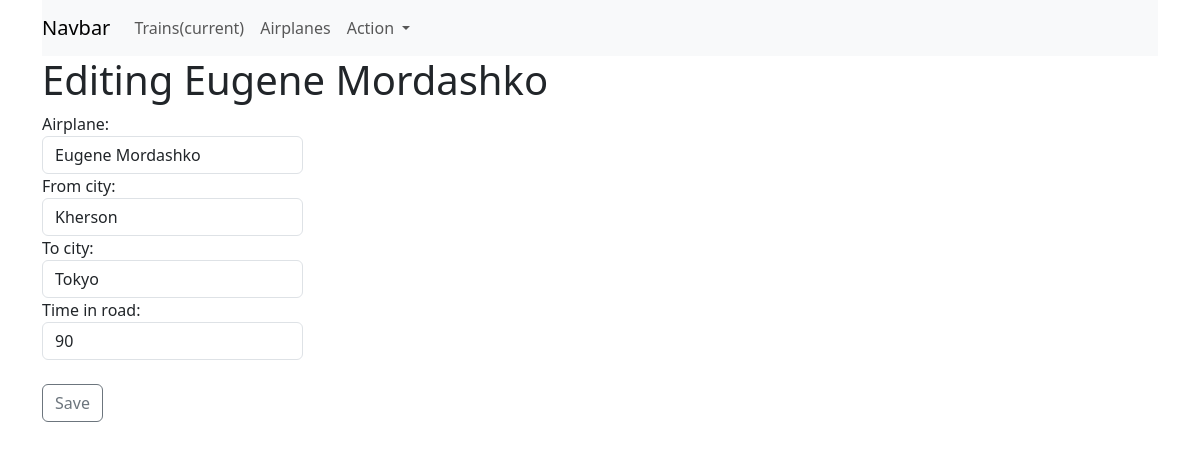
/airplane/update/13/, run on the app's committed database.
### wagon/models.py (models this page shows, shortened)
class Airplane(models.Model):
    name = models.CharField(max_length=50, unique=True, verbose_name="Airplane")
    from_city = models.ForeignKey(City, on_delete=models.CASCADE, related_name='from_city_set', verbose_name="From city")
    to_city = models.ForeignKey(City, on_delete=models.CASCADE, related_name='to_city_set', verbose_name="To city")
    travel_time = models.PositiveSmallIntegerField(verbose_name="Travel time", default=0)
    class Meta:
        verbose_name = ("Airplane")
        verbose_name_plural = ("Airplanes")
        ordering = ["name"]

### cities_main/models.py (models this page shows)
class City(models.Model):
    name = models.CharField(max_length=50, unique=True)
    slug = models.SlugField(max_length=50, unique=True)
    created = models.DateTimeField(auto_now_add=True)
    def __str__(self):
        return self.name

### wagon/views.py (the view)
# urls.py: path('update/<int:pk>/', AirplaneUpdateView.as_view(), name="airplane_update"),
class AirplaneUpdateView(SuccessMessageMixin, UpdateView):
     model = Airplane
     template_name = 'wagon/update_airplane.html'
     form_class = AirplaneForm
     success_url = 'http://127.0.0.1:8000/'
     success_message = "Airplane was successfully updated"

### wagon/forms.py
class AirplaneForm(forms.ModelForm):
        name = forms.CharField(label="Airplane", widget=forms.TextInput(attrs={
            'class':'form-control',
            'placeholder': 'Airplane'
        }))
        travel_time = forms.IntegerField(label="Time in road",
                                         widget=forms.NumberInput(attrs={
                                             'class':'form-control',
                                             'placeholder': 'Travel time'
                                         }
        ))
        from_city = forms.ModelChoiceField(
            label="From city", queryset=City.objects.all(), widget = forms.Select(
                attrs={
                    'class':'form-control',
                    'placeholder': 'From city'
                       }
            ))
        to_city = forms.ModelChoiceField(
            label="To city", queryset=City.objects.all(), widget = forms.Select(
                attrs={
                    'class':'form-control',
                    'placeholder': 'To city'
                       }
            ))
        class Meta:
            model = Airplane
            fields = '__all__'

### wagon/templates/wagon/update_airplane.html (shortened to what this page needs)
{% extends 'cities_main/base.html' %}
{% block body %}
<div class="container">
  <h1>Editing {{ airplane.name }}</h1>
<div class="row">
  <div class="col-sm-3">
<form method="post">
  {{form}}
    <div class="form-group">
      <br>
        <button type="submit" class="btn btn-outline-secondary">Save</button>
  </div>
</form>
  </div>
</div>
</div>
{% endblock %}

### data on the page
Airplane: name "Eugene Mordashko", from_city "Kherson", to_city "Tokyo", travel_time "90"
